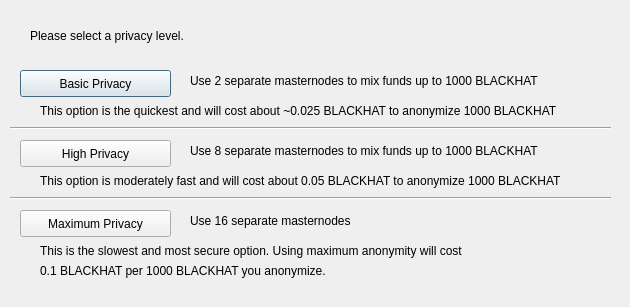
<?xml version="1.0" encoding="UTF-8"?>
<ui version="4.0">
 <class>DarksendConfig</class>
 <widget class="QDialog" name="DarksendConfig">
  <property name="geometry">
   <rect>
    <x>0</x>
    <y>0</y>
    <width>630</width>
    <height>307</height>
   </rect>
  </property>
  <property name="windowTitle">
   <string>Configure Darksend</string>
  </property>
  <widget class="QPushButton" name="buttonBasic">
   <property name="geometry">
    <rect>
     <x>20</x>
     <y>70</y>
     <width>151</width>
     <height>27</height>
    </rect>
   </property>
   <property name="text">
    <string>Basic Privacy</string>
   </property>
  </widget>
  <widget class="QPushButton" name="buttonHigh">
   <property name="geometry">
    <rect>
     <x>20</x>
     <y>140</y>
     <width>151</width>
     <height>27</height>
    </rect>
   </property>
   <property name="text">
    <string>High Privacy</string>
   </property>
  </widget>
  <widget class="QPushButton" name="buttonMax">
   <property name="geometry">
    <rect>
     <x>20</x>
     <y>210</y>
     <width>151</width>
     <height>27</height>
    </rect>
   </property>
   <property name="text">
    <string>Maximum Privacy</string>
   </property>
  </widget>
  <widget class="QLabel" name="label">
   <property name="geometry">
    <rect>
     <x>30</x>
     <y>20</y>
     <width>571</width>
     <height>31</height>
    </rect>
   </property>
   <property name="text">
    <string>Please select a privacy level.</string>
   </property>
  </widget>
  <widget class="QLabel" name="label_2">
   <property name="geometry">
    <rect>
     <x>190</x>
     <y>70</y>
     <width>421</width>
     <height>21</height>
    </rect>
   </property>
   <property name="text">
    <string>Use 2 separate masternodes to mix funds up to 1000 BLACKHAT</string>
   </property>
  </widget>
  <widget class="QLabel" name="label_3">
   <property name="geometry">
    <rect>
     <x>190</x>
     <y>140</y>
     <width>411</width>
     <height>21</height>
    </rect>
   </property>
   <property name="text">
    <string>Use 8 separate masternodes to mix funds up to 1000 BLACKHAT</string>
   </property>
  </widget>
  <widget class="QLabel" name="label_4">
   <property name="geometry">
    <rect>
     <x>190</x>
     <y>210</y>
     <width>421</width>
     <height>21</height>
    </rect>
   </property>
   <property name="text">
    <string>Use 16 separate masternodes</string>
   </property>
  </widget>
  <widget class="QLabel" name="label_6">
   <property name="geometry">
    <rect>
     <x>40</x>
     <y>100</y>
     <width>561</width>
     <height>21</height>
    </rect>
   </property>
   <property name="text">
    <string>This option is the quickest and will cost about ~0.025 BLACKHAT to anonymize 1000 BLACKHAT</string>
   </property>
  </widget>
  <widget class="QLabel" name="label_7">
   <property name="geometry">
    <rect>
     <x>40</x>
     <y>170</y>
     <width>561</width>
     <height>21</height>
    </rect>
   </property>
   <property name="text">
    <string>This option is moderately fast and will cost about 0.05 BLACKHAT to anonymize 1000 BLACKHAT</string>
   </property>
  </widget>
  <widget class="QLabel" name="label_8">
   <property name="geometry">
    <rect>
     <x>40</x>
     <y>240</y>
     <width>561</width>
     <height>21</height>
    </rect>
   </property>
   <property name="text">
    <string>This is the slowest and most secure option. Using maximum anonymity will cost</string>
   </property>
  </widget>
  <widget class="QLabel" name="label_9">
   <property name="geometry">
    <rect>
     <x>40</x>
     <y>260</y>
     <width>561</width>
     <height>21</height>
    </rect>
   </property>
   <property name="text">
    <string>0.1 BLACKHAT per 1000 BLACKHAT you anonymize.</string>
   </property>
  </widget>
  <widget class="Line" name="line">
   <property name="geometry">
    <rect>
     <x>10</x>
     <y>120</y>
     <width>601</width>
     <height>16</height>
    </rect>
   </property>
   <property name="orientation">
    <enum>Qt::Horizontal</enum>
   </property>
  </widget>
  <widget class="Line" name="line_2">
   <property name="geometry">
    <rect>
     <x>10</x>
     <y>190</y>
     <width>601</width>
     <height>16</height>
    </rect>
   </property>
   <property name="orientation">
    <enum>Qt::Horizontal</enum>
   </property>
  </widget>
 </widget>
 <resources/>
 <connections/>
</ui>
